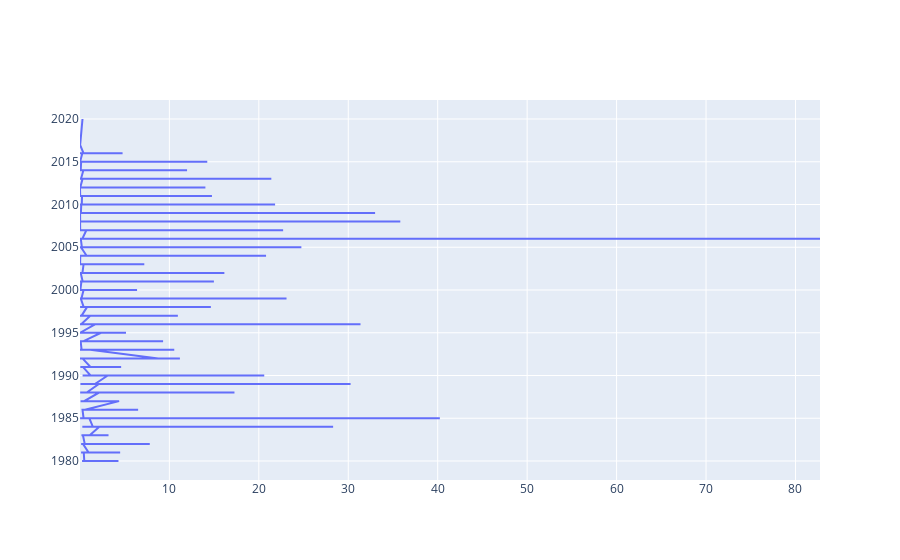

Notebook code for this chart:
### Code cell
import plotly.graph_objects as go

fig = go.Figure([go.Scatter(x=platform_sort['Global_Sales'], y=platform_sort['Year'])])
fig.show()

### Figure 1 — Plotly figure (JSON) as saved in the notebook; plotly's stock layout.template omitted (floating-point values rounded to 4 significant figures; data arrays with more than 128 entries replaced by an {"elided": "..."} marker saying what was removed)
{"data": [{"type": "scatter", "x": {"elided": "16598 float values"}, "y": {"elided": "16598 int values"}}], "layout": {}}
